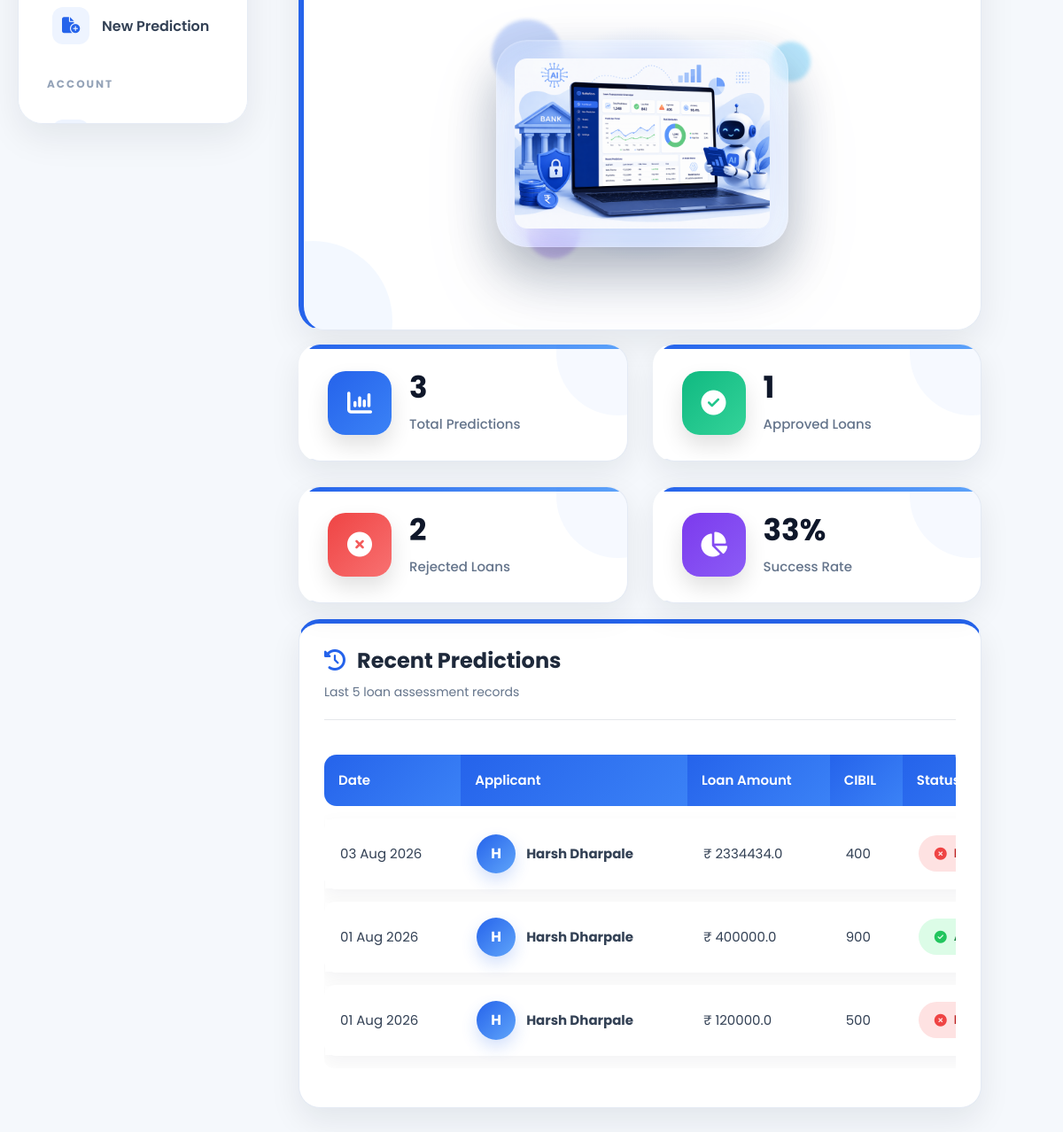
/dashboard/ (signed in, lower part), run on an earlier commit of the app's database.
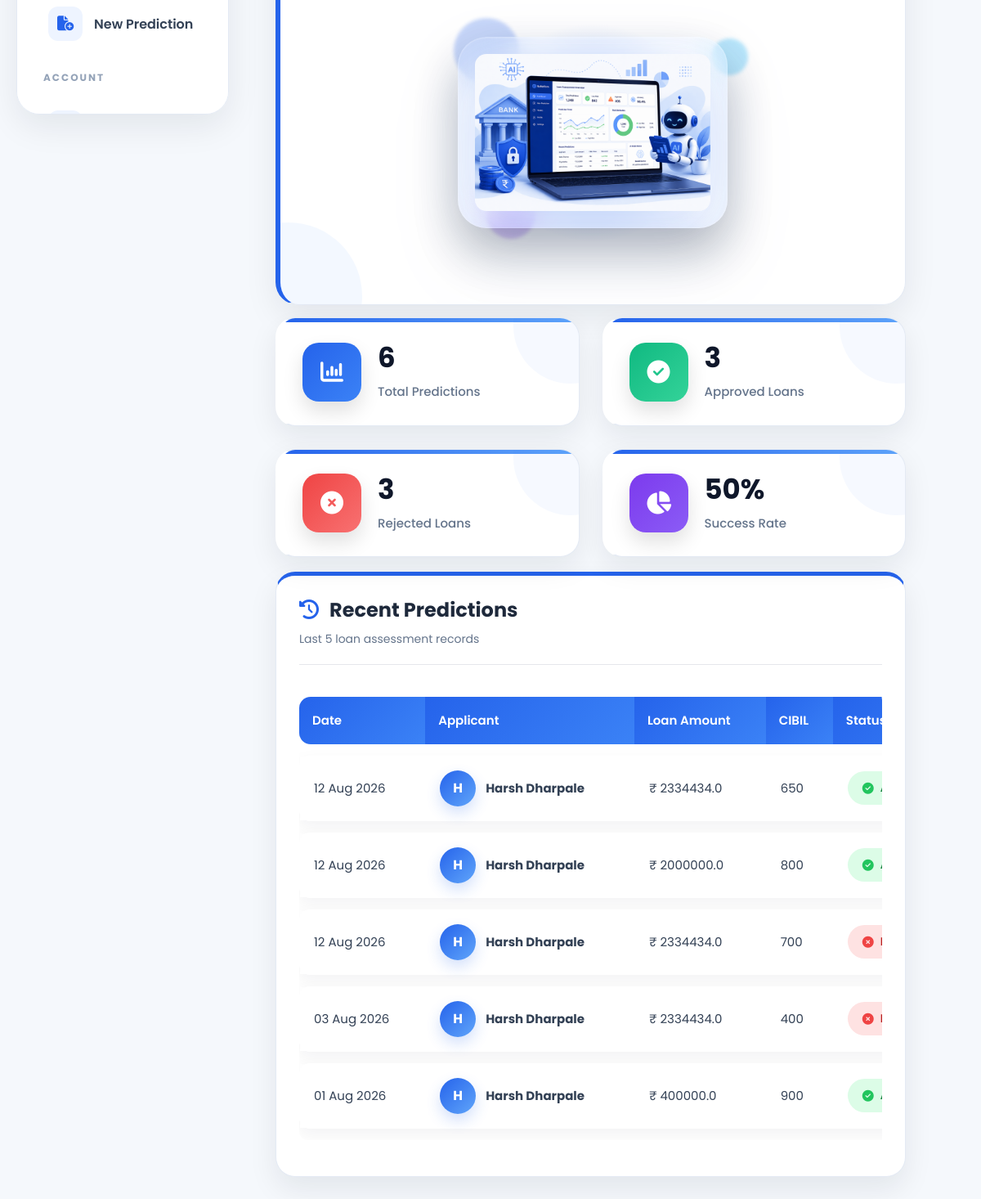
And on a later commit of the database.
### website/models.py (models this page shows, shortened)
class Prediction(models.Model):
    EDUCATION = [
        ('Graduate', 'Graduate'),
        ('Not Graduate', 'Not Graduate'),
    ]
    YES_NO = [
        ('Yes', 'Yes'),
        ('No', 'No'),
    ]
    RESULT = [
        ('Approved', 'Approved'),
        ('Rejected', 'Rejected'),
    ]
    user = models.ForeignKey(
        User,
        on_delete=models.CASCADE,
        related_name='predictions'
    )
    no_of_dependents = models.IntegerField()
    education = models.CharField(
        max_length=20,
        choices=EDUCATION
    )
    self_employed = models.CharField(
        max_length=10,
        choices=YES_NO
    )
    income_annum = models.FloatField()
    loan_amount = models.FloatField()
    loan_term = models.IntegerField()
    cibil_score = models.IntegerField()
    residential_assets_value = models.FloatField()
    commercial_assets_value = models.FloatField()
    luxury_assets_value = models.FloatField()
    bank_asset_value = models.FloatField()
    loan_income_ratio = models.FloatField(
        default=0
    )
    asset_loan_ratio = models.FloatField(
        default=0
    )
    prediction_result = models.CharField(
        max_length=20,
        choices=RESULT,
        blank=True
    )
    prediction_probability = models.FloatField(
        default=0
    )
    created_at = models.DateTimeField(
        auto_now_add=True
    )
    prediction_probability = models.FloatField(
        default=0
    )
    status = models.CharField(
    max_length=20,
    default="Completed"
    )
    risk_level = models.CharField(
    max_length=20,
    default="Low"
    )

### website/views.py (the view)
# urls.py: path('dashboard/', views.dashboard, name='dashboard'),
@login_required
def dashboard(request):
    all_predictions = Prediction.objects.filter(
        user=request.user
    )
    predictions = all_predictions.order_by(
        "-created_at"
    )[:5]
    context = {
        "predictions": predictions,
        "total_predictions": all_predictions.count(),
        "approved_count": all_predictions.filter(
            prediction_result="Approved"
        ).count(),
        "rejected_count": all_predictions.filter(
            prediction_result="Rejected"
        ).count(),
    }
    return render(
        request,
        "dashboard.html",
        context
    )

### templates/dashboard.html (shortened to what the changed rows need)
{% extends 'base.html' %}
{% load static %}
{% block extra_css %}
<link rel="stylesheet" href="{% static 'css/dashboard.css' %}">
{% endblock %}
{% block content %}
<section class="dashboard-section">
<div class="container-fluid">
<div class="dashboard-wrapper">
<div class="dashboard-content">
<div id="dashboard-panel" class="dashboard-panel">
<div class="stats-grid">
    <div class="premium-card">
        <div class="card-content">
            <h3>
                {{ total_predictions }}
            </h3>
            <p>
                Total Predictions
            </p>
        </div>
    </div>
    <div class="premium-card">
        <div class="card-content">
            <h3>
                {{ approved_count }}
            </h3>
            <p>
                Approved Loans
            </p>
        </div>
    </div>
    <div class="premium-card">
        <div class="card-content">
            <h3>
                {{ rejected_count }}
            </h3>
            <p>
                Rejected Loans
            </p>
        </div>
    </div>
    <div class="premium-card">
        <div class="card-content">
            <h3>
                {% if total_predictions > 0 %}
                    {% widthratio approved_count total_predictions 100 %}%
                {% else %}
                    0%
                {% endif %}
            </h3>
            <p>
                Success Rate
            </p>
        </div>
    </div>
</div>
<div class="prediction-table-card">
    <div class="table-responsive">
        <table class="table align-middle">
            <thead>
                <tr>
                    <th>Date</th>
                    <th>Applicant</th>
                    <th>Loan Amount</th>
                    <th>CIBIL</th>
                    <th>Status</th>
                </tr>
            </thead>
            <tbody>
            {% for prediction in predictions %}
            <tr>
                <td>
                    {{ prediction.created_at|date:"d M Y" }}
                </td>
                <td>
                    <div class="applicant-info">
                        <div class="avatar">
                            {{ request.user.first_name|first|default:request.user.username|first|upper }}
                        </div>
                        <div>
                            <strong>
                                {{ request.user.get_full_name|default:request.user.username }}
                            </strong>
                        </div>
                    </div>
                </td>
                <td>
                    ₹ {{ prediction.loan_amount }}
                </td>
                <td>
                    {{ prediction.cibil_score }}
                </td>
                <td>
                    {% if prediction.prediction_result == "Approved" %}
                    <span class="status success">
                        <i class="fa-solid fa-circle-check"></i>
                    </span>
                    {% else %}
                    <span class="status danger">
                        <i class="fa-solid fa-circle-xmark"></i>
                    </span>
                    {% endif %}
                </td>
            </tr>
            {% endfor %}
            </tbody>
        </table>
    </div>
</div>
</div>
</div>
</div>
</div>
</section>
{% endblock %}

What changed in the data, as far as the page shows it:
no longer on this page (row unchanged): Prediction: created_at "01 Aug 2026", auth_user.user.first_name|first "H", {{ request.user.get_full_name|default:request.user.username }} "Harsh Dharpale", loan_amount "120000.0", cibil_score "500", prediction_result "Rejected" (drawn)
added Prediction: created_at "12 Aug 2026", auth_user.user.first_name|first "H", {{ request.user.get_full_name|default:request.user.username }} "Harsh Dharpale", loan_amount "2334434.0", cibil_score "650", prediction_result "Approved" (drawn)
added Prediction: created_at "12 Aug 2026", auth_user.user.first_name|first "H", {{ request.user.get_full_name|default:request.user.username }} "Harsh Dharpale", loan_amount "2000000.0", cibil_score "800", prediction_result "Approved" (drawn)
added Prediction: created_at "12 Aug 2026", auth_user.user.first_name|first "H", {{ request.user.get_full_name|default:request.user.username }} "Harsh Dharpale", loan_amount "2334434.0", cibil_score "700", prediction_result "Rejected" (drawn)
Also different on the page:
{{ total_predictions }}: "3" → "6"
{{ approved_count }}: "1" → "3"
{{ rejected_count }}: "2" → "3"
text no longer shown: "33"
text now shown: "50"
